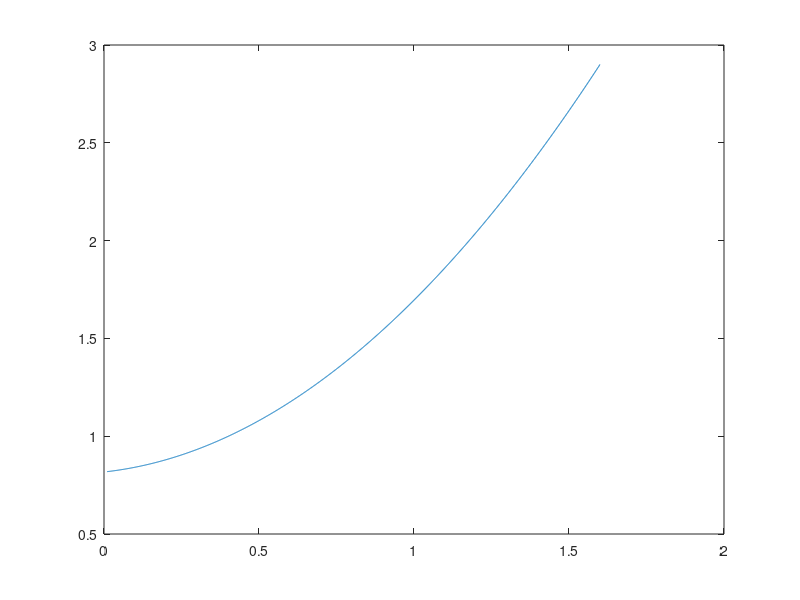
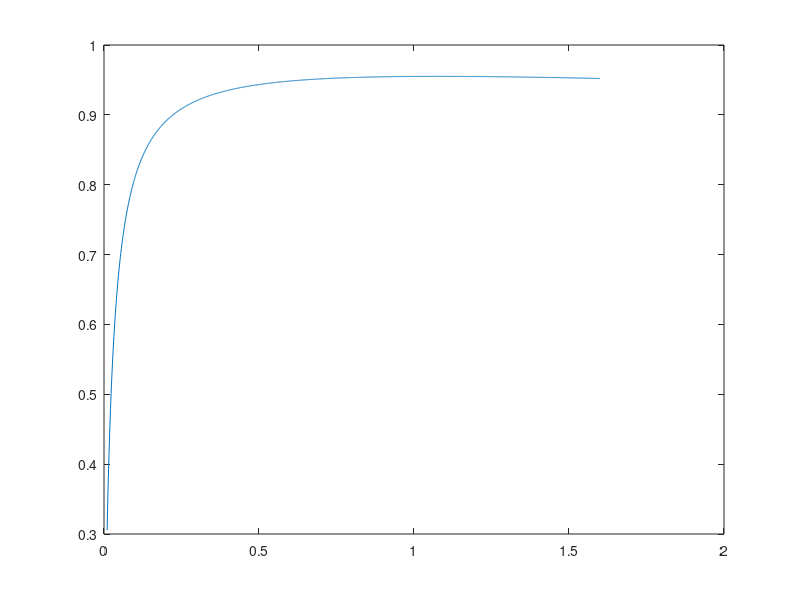

MATLAB code for these plots, in order:
clear all;
close all;
fsw = 200e3 % Hz
Id = 10e-3:1e-3:1.6; % A
Vds = 36 % V
Vdrv = Vds % V
Vo = 6.35
D = Vo/Vds

% IRF9520
Rdson = 0.6 % Ohm
Qgate = 6.89855e-008 % C
Vth = 4
tsw = 24e-9 % s




Pgate = 2 * fsw * Qgate * Vdrv;
Pcond = Id.^2 * Rdson * D + Id.^2 * Rdson * 1-D;
Psw = 2 * 0.5 * Vds * Id * fsw * tsw;

%Ploss = Pcond + Psw .+ Pgate % Octave
Ploss = Pcond + Psw + Pgate; % Matlab
figure()
plot(Id, Ploss)

eff = (Vds*Id)./(Ploss+(Vds*Id));

figure()
plot(Id, eff)
